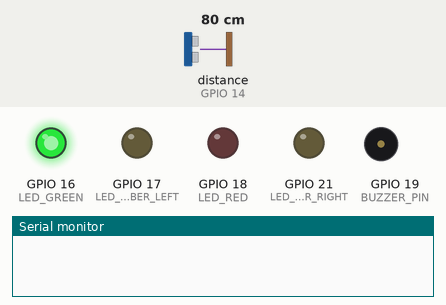
Simulated run of this sketch. Board: ESP32. On the bench: output pins drawn as LEDs (lit = HIGH), buzzer (waves = sounding), the last lines printed to the serial monitor. Wiring (inferred from the names in the program): ultrasonic range finder: trigger GPIO 5; echo GPIO 14. The inputs (shaded band) are chosen by the test bench; at power-on: distance to the obstacle (sensor on GPIO 14) 80 cm. The echo pulse lasts 58.3 µs per cm; WiFi joins after 1.5 s; servers stay silent unless stated; pins used as bus, display or sensor lines are not drawn.

Above: at 0.1 s.
At 1.1 s:
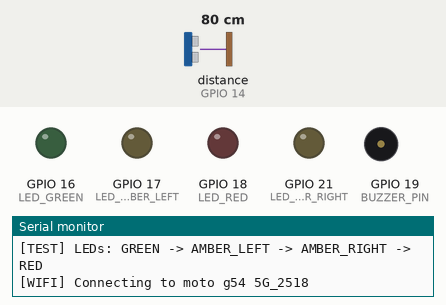
At 3.7 s:
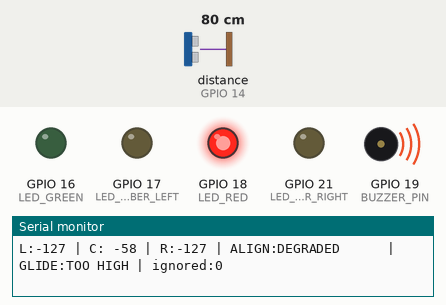
3.8 s: distance to the obstacle (sensor on GPIO 14) set to 33 cm
6.8 s: distance to the obstacle (sensor on GPIO 14) set to 27 cm
Timing chart, 0 to 15.8 s (numbered marks = the images above; inputs shaded):
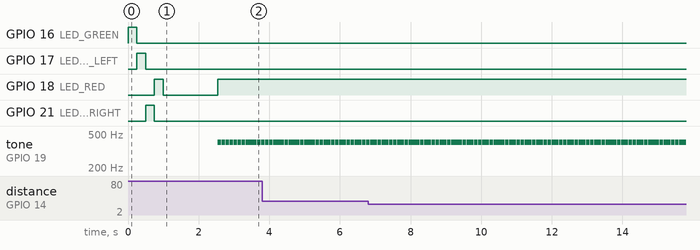

Measured:
- by itself, tone on GPIO 19 (BUZZER_PIN): alternates 400 Hz for 0.10 s and silent for 0.01 s

The sketch:

centerNode.ino
```cpp
/*
  Runway Alignment Guidance System - CENTRE controller

  PDF wiring (OLED intentionally omitted):
    HC-SR04: TRIG GPIO 5, ECHO GPIO 14 through a divider
    Green LED: GPIO 16
    Amber LEFT LED: GPIO 17
    Amber RIGHT LED: GPIO 21 (OLED is not used)
    Red LED: GPIO 18
    Buzzer: GPIO 19

  The controller accepts both packet formats used in this project:
    PDF:       RSSI,A101,L,-45
    Workspace: R,LEFT,-45.0
*/

#include <WiFi.h>
#include <WiFiUdp.h>

// ---------- Set these to the same 2.4 GHz hotspot on every node ----------
const char* WIFI_SSID = "moto g54 5G_2518";
const char* WIFI_PASSWORD = "ayush123";
const char* AIRCRAFT_ID = "A101";
const char* PI_IP = "10.193.222.79";
// --------------------------------------------------------------------------

constexpr uint16_t PDF_UDP_PORT = 8888;
constexpr uint16_t WORKSPACE_UDP_PORT = 4210;
constexpr uint16_t PI_UDP_PORT = 8889;
constexpr unsigned long NODE_TIMEOUT_MS = 2500;

// PDF pinout. The PDF assumes anode -> GPIO -> resistor -> LED cathode -> GND.
constexpr uint8_t TRIG_PIN = 5;
constexpr uint8_t ECHO_PIN = 14;
constexpr uint8_t LED_GREEN = 16;
constexpr uint8_t LED_AMBER_LEFT = 17;
constexpr uint8_t LED_RED = 18;
constexpr uint8_t BUZZER_PIN = 19;
constexpr uint8_t LED_AMBER_RIGHT = 21;
constexpr bool LED_ACTIVE_HIGH = true;

constexpr int DRIFT_TRIGGER_DB = 6;
constexpr int CENTER_CLEAR_DB = 3;

WiFiUDP pdfUdp;
WiFiUDP workspaceUdp;
WiFiUDP telemetryUdp;

int rssiLeft = -127;
int rssiCenter = -127;
int rssiRight = -127;
unsigned long lastLeftUpdate = 0;
unsigned long lastRightUpdate = 0;
unsigned long ignoredPackets = 0;
unsigned long lastPacketWarning = 0;

String alignmentState = "WAITING";
String verticalState = "UNKNOWN";

void writeLed(uint8_t pin, bool on) {
  const bool level = LED_ACTIVE_HIGH ? on : !on;
  digitalWrite(pin, level ? HIGH : LOW);
}

void allLedsOff() {
  writeLed(LED_GREEN, false);
  writeLed(LED_AMBER_LEFT, false);
  writeLed(LED_AMBER_RIGHT, false);
  writeLed(LED_RED, false);
}

void stopBuzzer() {
  noTone(BUZZER_PIN);
  digitalWrite(BUZZER_PIN, LOW);
}

void testIndicators() {
  // This separates a GPIO/wiring problem from an alignment problem.
  stopBuzzer();
  allLedsOff();
  writeLed(LED_GREEN, true);
  delay(250);
  writeLed(LED_GREEN, false);
  writeLed(LED_AMBER_LEFT, true);
  delay(250);
  writeLed(LED_AMBER_LEFT, false);
  writeLed(LED_AMBER_RIGHT, true);
  delay(250);
  writeLed(LED_AMBER_RIGHT, false);
  writeLed(LED_RED, true);
  delay(250);
  allLedsOff();
  Serial.println("[TEST] LEDs: GREEN -> AMBER_LEFT -> AMBER_RIGHT -> RED");
}

void setIndicators() {
  allLedsOff();
  stopBuzzer();

  if (alignmentState == "DEGRADED") {
    writeLed(LED_RED, true);
    tone(BUZZER_PIN, 400, 100);
  } else if (alignmentState == "CENTERLINE") {
    writeLed(LED_GREEN, true);
  } else if (alignmentState == "CORRECT RIGHT") {
    // Aircraft is too close to the left side; correction is to the right.
    writeLed(LED_AMBER_LEFT, true);
    tone(BUZZER_PIN, 1400, 50);
  } else if (alignmentState == "CORRECT LEFT") {
    // Aircraft is too close to the right side; correction is to the left.
    writeLed(LED_AMBER_RIGHT, true);
    tone(BUZZER_PIN, 1000, 50);
  } else {
    // WAITING/acquiring: both amber LEDs show that alignment is not ready.
    writeLed(LED_AMBER_LEFT, true);
    writeLed(LED_AMBER_RIGHT, true);
  }
}

int getDistanceCM() {
  digitalWrite(TRIG_PIN, LOW);
  delayMicroseconds(2);
  digitalWrite(TRIG_PIN, HIGH);
  delayMicroseconds(10);
  digitalWrite(TRIG_PIN, LOW);

  const long duration = pulseIn(ECHO_PIN, HIGH, 25000);
  if (duration == 0) return -1;
  return static_cast<int>(duration * 0.0343F / 2.0F);
}

void evaluateVertical() {
  const int distance = getDistanceCM();
  if (distance < 0) verticalState = "NO ECHO";
  else if (distance < 10) verticalState = "TOO LOW";
  else if (distance > 30) verticalState = "TOO HIGH";
  else verticalState = "ON GLIDE";
}

void evaluateAlignment() {
  const unsigned long now = millis();
  const bool leftOnline = now - lastLeftUpdate <= NODE_TIMEOUT_MS;
  const bool rightOnline = now - lastRightUpdate <= NODE_TIMEOUT_MS;

  if (!leftOnline || !rightOnline || rssiCenter == -127) {
    alignmentState = "DEGRADED";
    setIndicators();
    return;
  }

  // Larger values mean a stronger signal. A positive diff means that side
  // is stronger than the centre, so the correction is toward the opposite side.
  const int diffL = rssiLeft - rssiCenter;
  const int diffR = rssiRight - rssiCenter;

  if (alignmentState == "CORRECT RIGHT") {
    if (!(diffL > CENTER_CLEAR_DB && diffL >= diffR)) {
      alignmentState = (diffR >= DRIFT_TRIGGER_DB && diffR > diffL)
                         ? "CORRECT LEFT" : "CENTERLINE";
    }
  } else if (alignmentState == "CORRECT LEFT") {
    if (!(diffR > CENTER_CLEAR_DB && diffR >= diffL)) {
      alignmentState = (diffL >= DRIFT_TRIGGER_DB && diffL > diffR)
                         ? "CORRECT RIGHT" : "CENTERLINE";
    }
  } else if (diffL >= DRIFT_TRIGGER_DB && diffL > diffR) {
    alignmentState = "CORRECT RIGHT";
  } else if (diffR >= DRIFT_TRIGGER_DB && diffR > diffL) {
    alignmentState = "CORRECT LEFT";
  } else {
    alignmentState = "CENTERLINE";
  }

  setIndicators();
}

bool parseMessage(const String& message, String& node, float& value) {
  String msg = message;
  msg.trim();

  // PDF format: RSSI,A101,L,-45
  if (msg.startsWith("RSSI,")) {
    const int c1 = msg.indexOf(',');
    const int c2 = msg.indexOf(',', c1 + 1);
    const int c3 = msg.indexOf(',', c2 + 1);
    if (c1 < 0 || c2 < 0 || c3 < 0) return false;
    if (msg.substring(c1 + 1, c2) != AIRCRAFT_ID) return false;
    node = msg.substring(c2 + 1, c3);
    value = msg.substring(c3 + 1).toFloat();
  }
  // Workspace format: R,LEFT,-45.0
  else if (msg.startsWith("R,")) {
    const int c1 = msg.indexOf(',');
    const int c2 = msg.indexOf(',', c1 + 1);
    if (c1 < 0 || c2 < 0) return false;
    const String sourceNode = msg.substring(c1 + 1, c2);
    if (sourceNode == "LEFT") node = "L";
    else if (sourceNode == "RIGHT") node = "R";
    else return false;
    value = msg.substring(c2 + 1).toFloat();
  } else {
    return false;
  }

  // RSSI is dBm and must be in the valid negative range. Reject malformed
  // toFloat() results instead of treating them as a real 0 dBm packet.
  if (value >= 0.0F || value < -127.0F) return false;
  if (node != "L" && node != "R") return false;
  return true;
}

void processSocket(WiFiUDP& socket, const char* socketName) {
  int packetSize;
  while ((packetSize = socket.parsePacket()) > 0) {
    char buffer[80];
    const int length = socket.read(buffer, sizeof(buffer) - 1);
    if (length <= 0) continue;
    buffer[length] = '\0';

    String node;
    float value;
    if (!parseMessage(String(buffer), node, value)) {
      ++ignoredPackets;
      if (millis() - lastPacketWarning > 1000) {
        Serial.printf("[UDP] Ignored on %s: %s\n", socketName, buffer);
        lastPacketWarning = millis();
      }
      continue;
    }

    const int integerValue = static_cast<int>(value + (value < 0 ? -0.5F : 0.5F));
    if (node == "L") {
      rssiLeft = integerValue;
      lastLeftUpdate = millis();
    } else {
      rssiRight = integerValue;
      lastRightUpdate = millis();
    }
  }
}

void processUDP() {
  processSocket(pdfUdp, "8888");
  processSocket(workspaceUdp, "4210");
}

void sampleCenterRSSI() {
  long sum = 0;
  int validSamples = 0;
  for (int i = 0; i < 5; ++i) {
    const int sample = WiFi.RSSI();
    if (sample <= 0 && sample >= -127) {
      sum += sample;
      ++validSamples;
    }
    delay(5);
  }
  rssiCenter = validSamples == 0 ? -127 : static_cast<int>(sum / validSamples);
}

void sendTelemetry() {
  const String telemetry = String("ILS,") + AIRCRAFT_ID + "," +
                           String(rssiLeft) + "," + String(rssiCenter) + "," +
                           String(rssiRight) + "," + alignmentState + "," +
                           verticalState;
  telemetryUdp.beginPacket(PI_IP, PI_UDP_PORT);
  telemetryUdp.print(telemetry);
  telemetryUdp.endPacket();
}

void connectWiFi() {
  WiFi.mode(WIFI_STA);
  WiFi.begin(WIFI_SSID, WIFI_PASSWORD);
  Serial.printf("[WIFI] Connecting to %s", WIFI_SSID);
  while (WiFi.status() != WL_CONNECTED) {
    delay(500);
    Serial.print('.');
  }
  Serial.println();
  Serial.print("[WIFI] Centre IP: ");
  Serial.println(WiFi.localIP());
  Serial.print("[WIFI] Gateway: ");
  Serial.println(WiFi.gatewayIP());
  Serial.print("[WIFI] RSSI: ");
  Serial.print(WiFi.RSSI());
  Serial.println(" dBm");
}

void setup() {
  Serial.begin(115200);

  pinMode(TRIG_PIN, OUTPUT);
  pinMode(ECHO_PIN, INPUT);
  pinMode(LED_GREEN, OUTPUT);
  pinMode(LED_AMBER_LEFT, OUTPUT);
  pinMode(LED_AMBER_RIGHT, OUTPUT);
  pinMode(LED_RED, OUTPUT);
  pinMode(BUZZER_PIN, OUTPUT);
  allLedsOff();
  stopBuzzer();
  testIndicators();

  connectWiFi();
  pdfUdp.begin(PDF_UDP_PORT);
  workspaceUdp.begin(WORKSPACE_UDP_PORT);

  Serial.printf("[UDP] Listening on %u (PDF) and %u (workspace)\n",
                PDF_UDP_PORT, WORKSPACE_UDP_PORT);
  Serial.printf("[UDP] Accepted: RSSI,%s,L/R,value and R,LEFT/RIGHT,value\n",
                AIRCRAFT_ID);
}

void loop() {
  if (WiFi.status() != WL_CONNECTED) {
    alignmentState = "DEGRADED";
    setIndicators();
    delay(250);
    return;
  }

  sampleCenterRSSI();
  processUDP();
  evaluateAlignment();
  evaluateVertical();
  sendTelemetry();

  Serial.printf("L:%4d | C:%4d | R:%4d | ALIGN:%-13s | GLIDE:%s | ignored:%lu\n",
                rssiLeft, rssiCenter, rssiRight, alignmentState.c_str(),
                verticalState.c_str(), ignoredPackets);
  delay(80);
}
```
